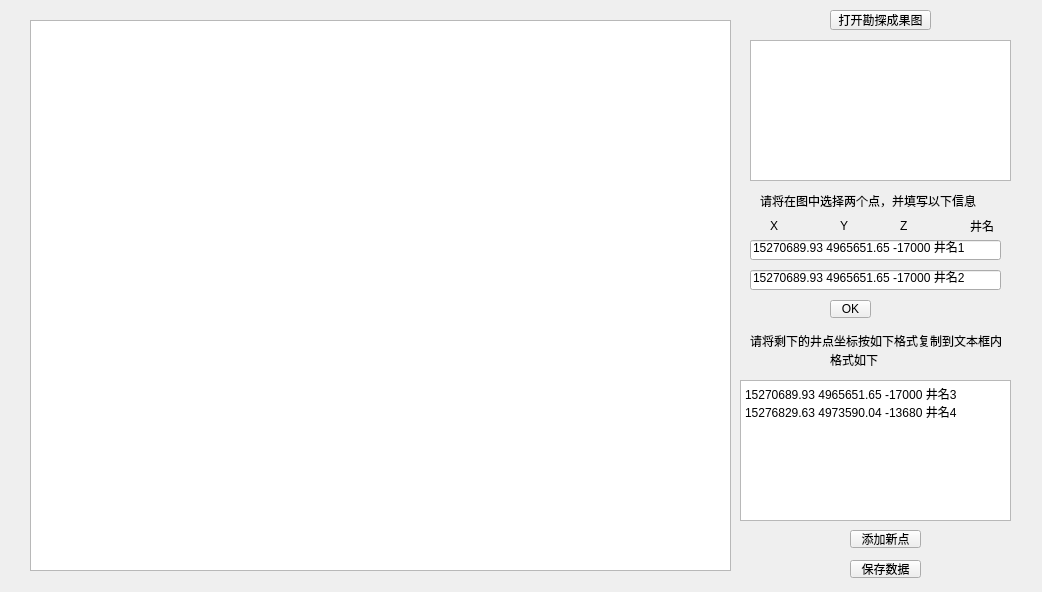
<?xml version="1.0" encoding="UTF-8"?>
<ui version="4.0">
 <class>LayerDialog</class>
 <widget class="QDialog" name="LayerDialog">
  <property name="geometry">
   <rect>
    <x>0</x>
    <y>0</y>
    <width>1042</width>
    <height>592</height>
   </rect>
  </property>
  <property name="windowTitle">
   <string>Dialog</string>
  </property>
  <widget class="QToolButton" name="toolButton_3">
   <property name="geometry">
    <rect>
     <x>850</x>
     <y>560</y>
     <width>71</width>
     <height>18</height>
    </rect>
   </property>
   <property name="text">
    <string>保存数据</string>
   </property>
  </widget>
  <widget class="QLabel" name="label_2">
   <property name="geometry">
    <rect>
     <x>840</x>
     <y>220</y>
     <width>54</width>
     <height>12</height>
    </rect>
   </property>
   <property name="text">
    <string>Y</string>
   </property>
  </widget>
  <widget class="QLabel" name="label">
   <property name="geometry">
    <rect>
     <x>770</x>
     <y>220</y>
     <width>54</width>
     <height>12</height>
    </rect>
   </property>
   <property name="text">
    <string>X</string>
   </property>
  </widget>
  <widget class="QToolButton" name="toolButton_4">
   <property name="geometry">
    <rect>
     <x>830</x>
     <y>10</y>
     <width>101</width>
     <height>20</height>
    </rect>
   </property>
   <property name="text">
    <string>打开勘探成果图</string>
   </property>
  </widget>
  <widget class="QLabel" name="label_5">
   <property name="geometry">
    <rect>
     <x>830</x>
     <y>350</y>
     <width>161</width>
     <height>20</height>
    </rect>
   </property>
   <property name="text">
    <string>格式如下</string>
   </property>
  </widget>
  <widget class="QLabel" name="label_4">
   <property name="geometry">
    <rect>
     <x>750</x>
     <y>330</y>
     <width>261</width>
     <height>21</height>
    </rect>
   </property>
   <property name="text">
    <string>请将剩下的井点坐标按如下格式复制到文本框内</string>
   </property>
  </widget>
  <widget class="QToolButton" name="toolButton">
   <property name="geometry">
    <rect>
     <x>830</x>
     <y>300</y>
     <width>41</width>
     <height>18</height>
    </rect>
   </property>
   <property name="text">
    <string>OK</string>
   </property>
  </widget>
  <widget class="QLabel" name="label_3">
   <property name="geometry">
    <rect>
     <x>900</x>
     <y>220</y>
     <width>54</width>
     <height>12</height>
    </rect>
   </property>
   <property name="text">
    <string>Z</string>
   </property>
  </widget>
  <widget class="QLabel" name="label_6">
   <property name="geometry">
    <rect>
     <x>760</x>
     <y>190</y>
     <width>261</width>
     <height>21</height>
    </rect>
   </property>
   <property name="text">
    <string>请将在图中选择两个点，并填写以下信息</string>
   </property>
  </widget>
  <widget class="QTextBrowser" name="textBrowser">
   <property name="geometry">
    <rect>
     <x>750</x>
     <y>40</y>
     <width>261</width>
     <height>141</height>
    </rect>
   </property>
  </widget>
  <widget class="QLabel" name="label_7">
   <property name="geometry">
    <rect>
     <x>970</x>
     <y>220</y>
     <width>54</width>
     <height>12</height>
    </rect>
   </property>
   <property name="text">
    <string>井名</string>
   </property>
  </widget>
  <widget class="QLineEdit" name="lineEdit">
   <property name="geometry">
    <rect>
     <x>750</x>
     <y>240</y>
     <width>251</width>
     <height>20</height>
    </rect>
   </property>
   <property name="text">
    <string>15270689.93 4965651.65 -17000 井名1</string>
   </property>
  </widget>
  <widget class="QToolButton" name="toolButton_2">
   <property name="geometry">
    <rect>
     <x>850</x>
     <y>530</y>
     <width>71</width>
     <height>18</height>
    </rect>
   </property>
   <property name="text">
    <string>添加新点</string>
   </property>
  </widget>
  <widget class="QLineEdit" name="lineEdit_2">
   <property name="geometry">
    <rect>
     <x>750</x>
     <y>270</y>
     <width>251</width>
     <height>20</height>
    </rect>
   </property>
   <property name="text">
    <string>15270689.93 4965651.65 -17000 井名2</string>
   </property>
  </widget>
  <widget class="QGraphicsView" name="graphicsView">
   <property name="geometry">
    <rect>
     <x>30</x>
     <y>20</y>
     <width>701</width>
     <height>551</height>
    </rect>
   </property>
  </widget>
  <widget class="QPlainTextEdit" name="plainTextEdit">
   <property name="geometry">
    <rect>
     <x>740</x>
     <y>380</y>
     <width>271</width>
     <height>141</height>
    </rect>
   </property>
   <property name="plainText">
    <string>15270689.93 4965651.65 -17000 井名3
15276829.63 4973590.04 -13680 井名4</string>
   </property>
  </widget>
 </widget>
 <resources/>
 <connections/>
</ui>
